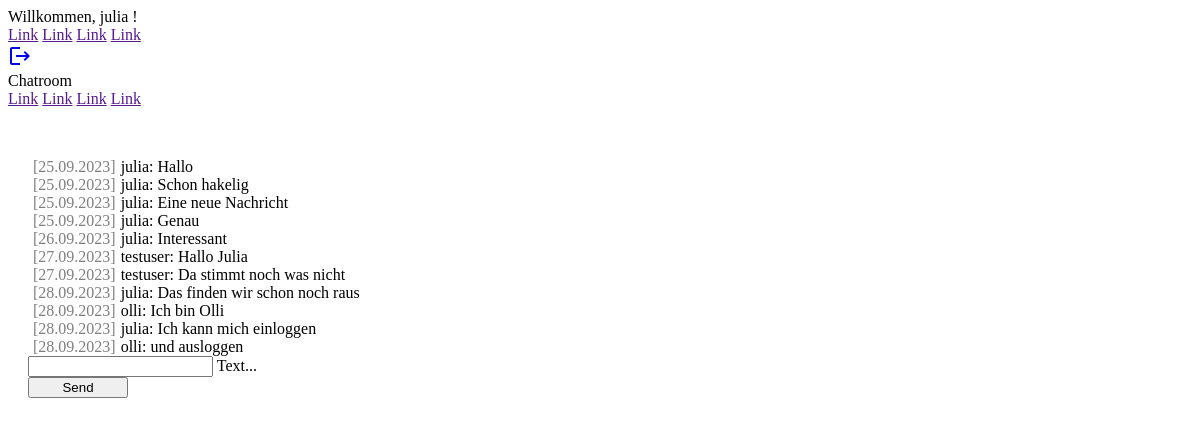
The page /chat/ (signed in) on the database as committed earlier.
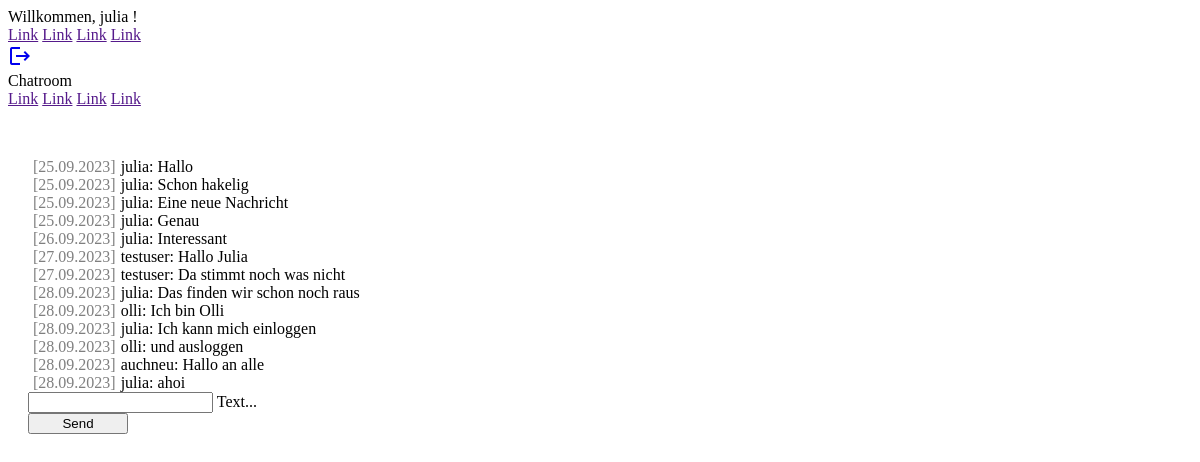
The same page on the database as committed later.
### chat/models.py (models this page shows)
class Message(models.Model):
    text = models.CharField(max_length=500)
    created_at = models.DateField(default=date.today)
    chat = models.ForeignKey(Chat, on_delete=models.CASCADE,  related_name='chat_message_set', default=None , blank=True, null=True )
    author = models.ForeignKey(settings.AUTH_USER_MODEL, on_delete=models.CASCADE, related_name='author_message_set')
    receiver = models.ForeignKey(settings.AUTH_USER_MODEL, on_delete=models.CASCADE, related_name='receiver_message_set')

### chat/views.py (the view)
# urls.py: path('chat/', index, name='chat'),
@login_required(login_url='/login/')
def index(request):
    if request.method == 'POST':
        myChat = Chat.objects.get(id=1)
        Message.objects.create(text=request.POST['textmessage'], chat=myChat, author=request.user, receiver=request.user)
    chatMessages = Message.objects.filter(chat__id=1)
    return render(request, 'chat/index.html', {'messages':  chatMessages})

### chat/templates/chat/index.html (shortened to what this page needs)
{% extends "base.html" %}
{% block content %}
{% if request.user.is_authenticated %}
{% for message in messages %}
<div>
  <span class="grey">[{{ message.created_at | date:"d.m.Y" }}]</span>{{message.author}}: {{message.text}}
</div>
{%endfor%}
<form onsubmit="sendMessage(); return false;" method="post">
  <div class="mdl-textfield mdl-js-textfield mdl-textfield--floating-label">
    <input class="mdl-textfield__input" name="textmessage" type="text" id="messageField" />
    <label class="mdl-textfield__label" for="messageField">Text...</label>
  </div>
  <button class="mdl-button mdl-js-button mdl-button--raised mdl-js-ripple-effect mdl-button--accent">
    Send
  </button>
</form>
{% else %}
<h1>Nicht eingeloggt</h1>
<p>Du bist nicht eingeloggt. Bitte logge dich ein.<br>
  Bitte klicke <a href="/login/">hier</a></p>
{% endif %}
{% endblock %}

Rows that differ between the two databases and show on the page:
added Message: created_at "28.09.2023", author "auchneu", text "Hallo an alle"
added Message: created_at "28.09.2023", author "julia", text "ahoi"
